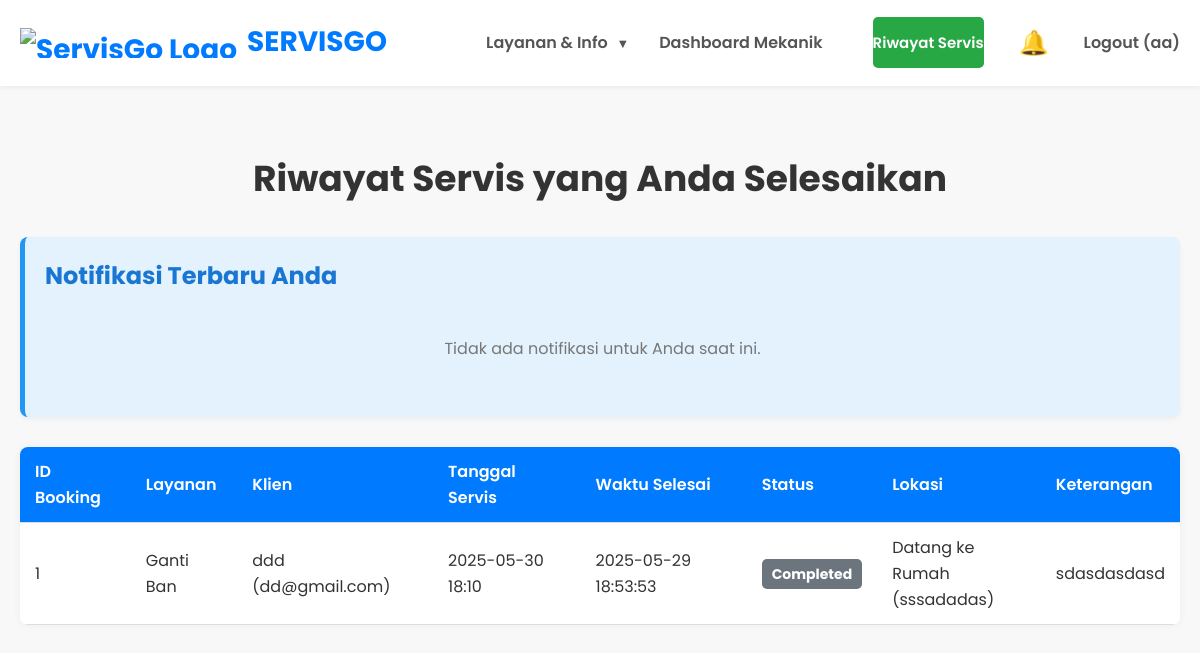
Screenshot of /mechanic_history (signed in) with the database file from the repository.
### tables this page shows
CREATE TABLE bookings (
            id INTEGER PRIMARY KEY AUTOINCREMENT,
            user_id INTEGER,
            nama TEXT NOT NULL,
            email TEXT NOT NULL,
            telepon TEXT NOT NULL,
            layanan TEXT NOT NULL,
            lokasi_servis TEXT NOT NULL,
            alamat TEXT,
            tanggal DATE NOT NULL,
            jam TIME,
            keterangan TEXT,
            status TEXT DEFAULT 'Pending' NOT NULL,
            mechanic_id INTEGER,
            completed_at DATETIME,
            timestamp DATETIME DEFAULT CURRENT_TIMESTAMP,
            FOREIGN KEY (user_id) REFERENCES users(id),
            FOREIGN KEY (mechanic_id) REFERENCES users(id)
        );

CREATE TABLE users (
            id INTEGER PRIMARY KEY AUTOINCREMENT,
            nama_lengkap TEXT NOT NULL,
            alamat TEXT NOT NULL,
            email TEXT NOT NULL UNIQUE,
            telepon TEXT NOT NULL,
            no_wa TEXT,
            jenis_kelamin TEXT,
            no_ktp TEXT NOT NULL UNIQUE,
            username TEXT NOT NULL UNIQUE,
            password_hash TEXT NOT NULL,
            role TEXT DEFAULT 'user' NOT NULL,
            profile_picture TEXT DEFAULT 'default_profile.png',
            created_at DATETIME DEFAULT CURRENT_TIMESTAMP
        , cover_picture TEXT DEFAULT 'default_cover.png');

### app.py (the view)
@app.route('/mechanic_history')
@login_required
@role_required('mechanic', 'admin', 'master')
def mechanic_history():
    conn = get_db_connection()
    completed_bookings = conn.execute(
        """
        SELECT b.*, u.username AS client_username, u.email AS client_email,
               m.username AS mechanic_username, m.nama_lengkap AS mechanic_name
        FROM bookings b
        JOIN users u ON b.user_id = u.id
        JOIN users m ON b.mechanic_id = m.id
        WHERE b.status = 'Completed' AND b.mechanic_id = ?
        ORDER BY b.completed_at DESC
        """,
        (session['user_id'],)
    ).fetchall()
    conn.close()
    return render_template('mechanic_history.html', completed_bookings=completed_bookings)

### app.py (called while the page is built)
def get_db_connection():
    conn = sqlite3.connect(DATABASE)
    conn.row_factory = sqlite3.Row # Mengembalikan baris sebagai objek mirip dictionary
    return conn

def login_required(f):
    from functools import wraps
    @wraps(f)
    def decorated_function(*args, **kwargs):
        if 'user_id' not in session:
            flash('Anda perlu login untuk mengakses halaman ini.', 'danger')
            return redirect(url_for('login'))
        return f(*args, **kwargs)
    return decorated_function

### templates/mechanic_history.html (shortened to what this page needs)
<!DOCTYPE html>
<html lang="id">
<head>
    <link rel="stylesheet" href="{{ url_for('static', filename='style.css') }}">
</head>
<body>
    <header>
        <div class="container navbar">
         <a href="
    {% if session.get('user_id') %}
        {% if session.get('role') == 'mechanic' %}/mechanic_dashboard
        {% elif session.get('role') == 'admin' %}/admin_dashboard
        {% elif session.get('role') == 'master' %}/master_dashboard
        {% else %}/dashboard
        {% endif %}
    {% else %}/
    {% endif %}
" class="logo">
    <img src="{{ url_for('static', filename='images/logo_servisgo.png') }}" alt="ServisGo Logo" class="logo-img"> <span>SERVISGO</span>
</a>
         <nav>
    <ul class="nav-links">
        {% if session.get('user_id') %}
            <li class="dropdown">
                <a href="#" class="dropbtn" onclick="toggleDropdown(event, 'main-menu-dropdown')">Layanan & Info <span class="arrow">▼</span></a>
            </li>
        {% else %}
            <li><a href="/layanan">Layanan</a></li>
            <li><a href="#">Tentang Kami</a></li>
        {% endif %}
        {% if session.get('username') %}
            {% if session.get('role') == 'master' %}
                <li><a href="/master_dashboard">Dashboard Master</a></li>
            {% elif session.get('role') == 'admin' %}
                <li><a href="/admin_dashboard">Dashboard Admin</a></li>
            {% elif session.get('role') == 'mechanic' %}
                <li><a href="/mechanic_dashboard">Dashboard Mekanik</a></li>
                <li><a href="/mechanic_history" class="nav-btn">Riwayat Servis</a></li>
            {% else %}
                <li><a href="/dashboard">Dashboard Saya</a></li>
            {% endif %}
            <li id="notification-bell">
                <a href="#" onclick="toggleNotifications()">
                    🔔
                </a>
            </li>
            <li><a href="/logout">Logout ({{ session.username }})</a></li>
        {% else %}
            <li><a href="/login">Masuk/Daftar</a></li>
        {% endif %}
    </ul>
</nav>
        </div>
    </header>
    <main>
        <div class="container">
            <h1>Riwayat Servis yang Anda Selesaikan</h1>
            <div class="notification-container">
                <h2>Notifikasi Terbaru Anda</h2>
                {% if notifications %}
                    {% for notif in notifications %}
                        <div class="notification-item {% if notif.is_read == 0 %}unread{% endif %}" data-id="{{ notif.id }}">
                            <div class="notification-content">
                                <p class="notification-message">{{ notif.message }}</p>
                                <span class="notification-timestamp">{{ notif.created_at }}</span>
                            </div>
                            {% if notif.is_read == 0 %}
                                <button class="mark-read-btn" data-id="{{ notif.id }}">Tandai Sudah Dibaca</button>
                            {% endif %}
                        </div>
                    {% endfor %}
                {% else %}
                    <p class="no-notifications">Tidak ada notifikasi untuk Anda saat ini.</p>
                {% endif %}
            </div>
            {% if completed_bookings %}
                <table>
                    <thead>
                        <tr>
                            <th>ID Booking</th>
                            <th>Layanan</th>
                            <th>Klien</th>
                            <th>Tanggal Servis</th>
                            <th>Waktu Selesai</th>
                            <th>Status</th>
                            <th>Lokasi</th>
                            <th>Keterangan</th>
                        </tr>
                    </thead>
                    <tbody>
                        {% for booking in completed_bookings %}
                            <tr>
                                <td>{{ booking.id }}</td>
                                <td>{{ booking.layanan }}</td>
                                <td>{{ booking.client_username }} ({{ booking.client_email }})</td>
                                <td>{{ booking.tanggal }} {% if booking.jam %} {{ booking.jam }} {% endif %}</td>
                                <td>{{ booking.completed_at | default('N/A', true) }}</td>
                                <td><span class="status-badge status-{{ booking.status | replace(' ', '') }}">{{ booking.status }}</span></td>
                                <td>
                                    {{ booking.lokasi_servis }}
                                    {% if booking.lokasi_servis == 'Datang ke Rumah' and booking.alamat %}
                                        <br>({{ booking.alamat }})
                                    {% endif %}
                                </td>
                                <td>{{ booking.keterangan | default('Tidak ada', true) }}</td>
                            </tr>
                        {% endfor %}
                    </tbody>
                </table>
            {% else %}
                <p>Belum ada servis yang Anda selesaikan.</p>
            {% endif %}
        </div>
    </main>
</body>
</html>

### static/style.css (style rules this page uses)
body { font-family: 'Poppins', sans-serif; margin: 0; padding: 0; box-sizing: border-box; color: #333; line-height: 1.6; background-color: #f8f8f8; display: flex; flex-direction: column; min-height: 100vh; }
.container { max-width: 1200px; margin: 0 auto; padding: 0 20px; }
header { background-color: #ffffff; padding: 15px 0; box-shadow: 0 2px 4px rgba(0, 0, 0, 0.05); }
.navbar { display: flex; justify-content: space-between; align-items: center; flex-wrap: wrap; }
.logo { font-size: 28px; font-weight: 700; color: #007bff; text-decoration: none; display: flex; align-items: center; padding: 5px 0; }
.logo-img { height: 30px; width: auto; margin-right: 10px; vertical-align: middle; }
.logo span { font-size: 28px; font-weight: 700; color: #007bff; }
.nav-links { list-style: none; margin: 0; padding: 0; display: flex; align-items: center; }
.nav-links li { margin-left: 30px; }
.nav-links a { text-decoration: none; color: #555; font-weight: 600; transition: color 0.3s ease; padding: 15px 0; }
.nav-btn { background-color: #28a745; color: white !important; padding: 8px 15px; border-radius: 5px; font-size: 15px; font-weight: 600; text-decoration: none; transition: background-color 0.3s ease; margin-left: 20px; }
h1 { text-align: center; color: #333; margin-bottom: 25px; font-size: 36px; }
main { flex-grow: 1; padding: 40px 0; }
main h1 { text-align: center; color: #333; margin-bottom: 30px; font-size: 36px; }
main h2 { color: #444; margin-top: 40px; margin-bottom: 20px; font-size: 28px; text-align: center; }
table { width: 100%; border-collapse: collapse; margin-top: 20px; background-color: #fff; box-shadow: 0 0 10px rgba(0, 0, 0, 0.05); border-radius: 8px; overflow: hidden; }
th, td { padding: 12px 15px; text-align: left; border-bottom: 1px solid #ddd; }
th { background-color: #007bff; color: white; font-weight: 600; }
.status-badge { padding: 5px 10px; border-radius: 5px; color: white; font-size: 14px; font-weight: bold; }
.status-Completed { background-color: #6c757d; }
.notification-container { margin-top: 30px; margin-bottom: 30px; background-color: #e3f2fd; border-left: 5px solid #2196f3; padding: 20px; border-radius: 8px; box-shadow: 0 2px 5px rgba(0,0,0,0.05); }
.notification-container h2 { margin-top: 0; color: #1976d2; font-size: 24px; text-align: left; margin-bottom: 20px; }
.no-notifications { color: #777; text-align: center; padding: 20px; }
#notification-bell { position: relative; margin-left: 30px; }
#notification-bell a { position: relative; color: #555; font-size: 24px; text-decoration: none; padding: 5px; display: inline-block; }
.dropdown { position: relative; display: inline-block; margin-left: 30px; }
.dropbtn { color: #555; font-weight: 600; text-decoration: none; padding: 15px 0; display: block; cursor: pointer; transition: color 0.3s ease; }
.dropbtn .arrow { margin-left: 5px; font-size: 0.8em; transition: transform 0.3s ease; }

### rows the page displays
bookings: id "1", layanan "Ganti Ban", client_username "ddd", client_email "dd@gmail.com", tanggal "2025-05-30", jam "18:10", completed_at "2025-05-29 18:53:53", status "Completed", lokasi_servis "Datang ke Rumah", alamat "sssadadas", keterangan "sdasdasdasd"

### other values shown
{{ session.username }} "aa"
